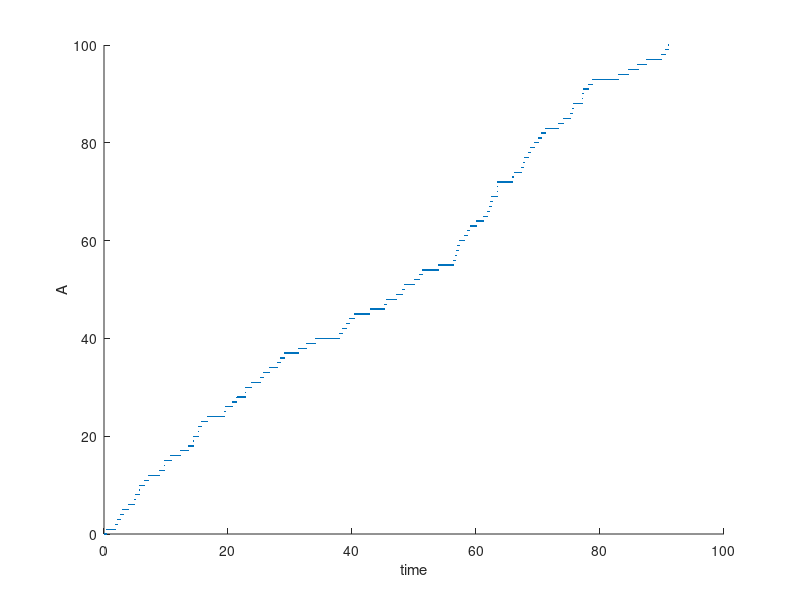

This chart was generated by the following MATLAB code: (Note: this script raises an error after producing the figure.)
%  --> A
% Simulating 0th order kinetics using ABK.
% Generating a heterogeneous population of A with 
% normally-distributed k values (where k is the rate
% constant of A agents with respect to some unspecified
% and unsimulated process -- for instance, a degradation
% reaction in a birth-death process). 

% Author: Alex Plakantonakis,   Copyright (c) 2019-2024.           License: GNU GPLv3

clear; clc;
rng(0);
global k_b;               % Zeroth order MICROSCOPIC kinetic constant [units: N_a / sec];

k_b = 1;

agents = 100;          % Max number of A molecules that can be produced 
Ao = 0;                 % Initial number of A molecules
A(1) = Ao;              % Initialize time-dependent sum of A molecules

% Note: I don't need an array for tracking the status of individual A agents
% because that is not necessary since A is produced. That is, there won't be 
% a loop going through all A agents

time(1) = 0;
t = 1;                  % Time Counter variable
dt = 0.01;              % Fixed time step increment

Av = zeros(1,agents);

% Rate constant for each new agent A, for some subsequent reaction...
k = zeros(1,agents);        % generating heterogeneity

while A(t) < agents               

    P = k_b * dt;         % Does NOT depend on A
    
    if rand < P       
        A(t+1) = A(t) + 1;
        
        x = ceil(rand*agents);
        while Av(x) == 1        % ensure this agent hasn't been born already
            x = ceil(rand*agents);
        end
        Av(x) = 1;
        
        % create normally distributed k values with mean=0.6 and std=0.1
        k(x) = 0.6 + 0.1 * randn;  
        
    else
        A(t+1) = A(t);
    end
    time(t+1) = time(t) + dt;
    t = t + 1;
end

%% Plot time course
figure('Name','0th Order Rx Time course','NumberTitle','off'); 
scatter(time,A,3,'.r');                hold on;
xlabel('time');                 ylabel('A');           

% Solve ODE for 0th order kinetics - Plot Time Course
tmax=time(t-1);
[t_sol,y_sol] = ode45(@o0_dif,[0:tmax/100:tmax],Ao);
scatter(t_sol,y_sol(:,1),'.b');       
legend('ABK','DE');
